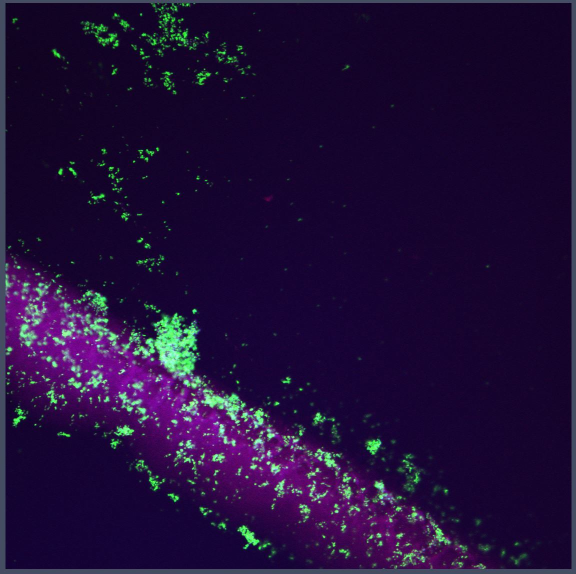
#> input picture notebooks/TB_tristain.png, 1151 x 1147 px, found by its file name (shown at 1/2 size)
$ jupyter execute --allow-errors 'Image Segmentation Answer.ipynb'   (older library calls are emulated)
#> lines starting #> are read from the running program, lines starting #| are printed output that depends on the picture; after the words box and inside, x2 and y2 are one past the last pixel; in counts of white or black regions, pixels touching at a corner belong together
[cell 1]
import cv2
print(cv2.__version__)

[cell 2]
import matplotlib.pyplot as plt
import numpy as np

[cell 3]
tb = cv2.imread("tb_tristain.png")
#> tb is the input picture: shape (1147, 1151, 3); mean B, G, R 57, 14.8, 33
plt.imshow(tb)
plt.show()

[cell 4]
tb = cv2.cvtColor(tb, cv2.COLOR_BGR2RGB)
plt.imshow(tb)
plt.show()

[cell 5]
from tkinter import *
import PIL.Image, PIL.ImageTk

tb_pillow = PIL.Image.open("tb_tristain.png")
tb = cv2.cvtColor(cv2.imread("tb_tristain.png"),cv2.COLOR_BGR2RGB)
hsv = cv2.cvtColor(tb, cv2.COLOR_RGB2HSV)
#> hsv: shape (1147, 1151, 3); mean H, S, V 130.2, 221.9, 59.4
root = Tk()
cv_img = cv2.cvtColor(cv2.imread("tb_tristain.png"), cv2.COLOR_BGR2RGB)
#> (the rest of this cell did not finish here and is left out)

green = np.uint8([[[0,255,0 ]]])
hsv_green = cv2.cvtColor(green,cv2.COLOR_BGR2HSV)
print(hsv_green)
https://docs.opencv.org/3.2.0/df/d9d/tutorial_py_colorspaces.html\

Red = [[[ 0 255 255  ]]]

[cell 6]
hsv_tb = cv2.cvtColor(tb, cv2.COLOR_RGB2HSV)

[cell 7]
green = np.uint8([[[0,255,0 ]]])
hsv_green = cv2.cvtColor(green,cv2.COLOR_BGR2HSV)
print(hsv_green)

[cell 8]
green_min = (50,50,50)
green_max = (70,255,255)

[cell 9]
mask = cv2.inRange(hsv_tb, green_min, green_max)
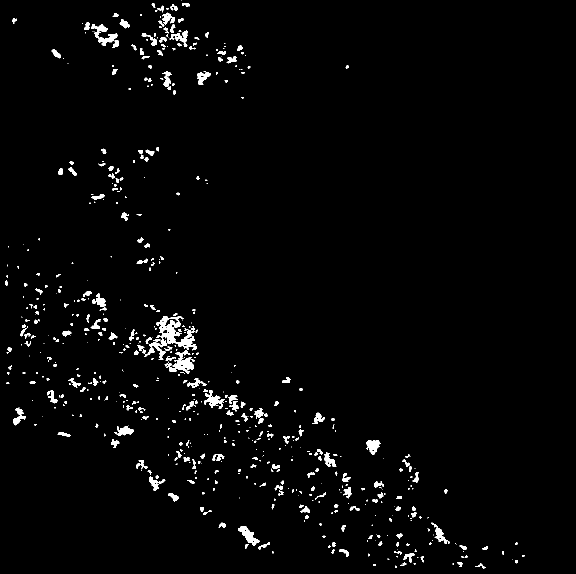
#> mask: shape (1147, 1151) (shown at 1/2 size); 2.2% white; 602 white regions (317 under 20 px), largest, box (x1, y1, x2, y2) and area: (289, 632, 394, 748) 3968, (182, 48, 235, 92) 826, (476, 1052, 519, 1091) 677

[cell 10]
result = cv2.bitwise_and(tb, tb, mask=mask)
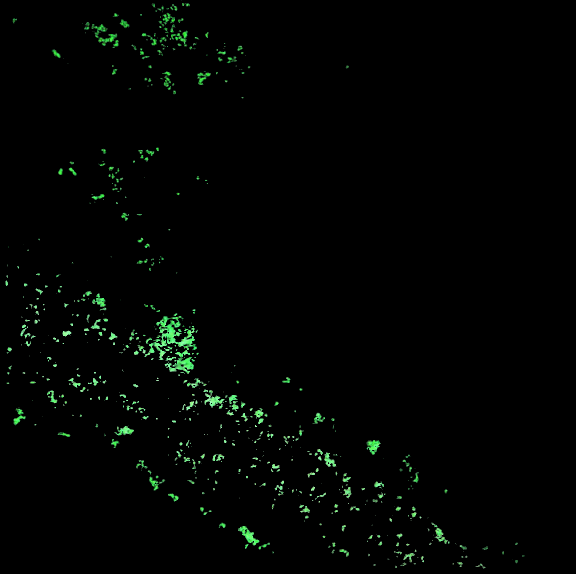
#> result: shape (1147, 1151, 3) (shown at 1/2 size); mean R, G, B 1.9, 4, 2.2

[cell 11]
plt.subplot(1, 2, 1)
plt.imshow(mask, cmap="gray")
plt.subplot(1, 2, 2)
plt.imshow(result)
plt.show()
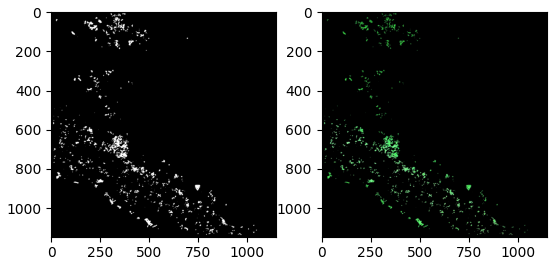
#> figure drawn by matplotlib, 2 panels

[cell 12]
gray_image = cv2.cvtColor(result, cv2.COLOR_BGR2GRAY)
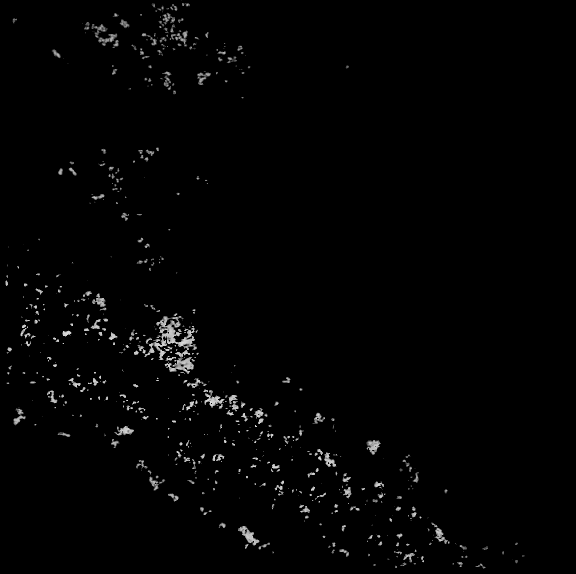
#> gray_image: shape (1147, 1151) (shown at 1/2 size); min 0, max 236, mean 3.2

## threshold
th, threshed = cv2.threshold(gray_image, 100, 255,cv2.THRESH_BINARY_INV|cv2.THRESH_OTSU)
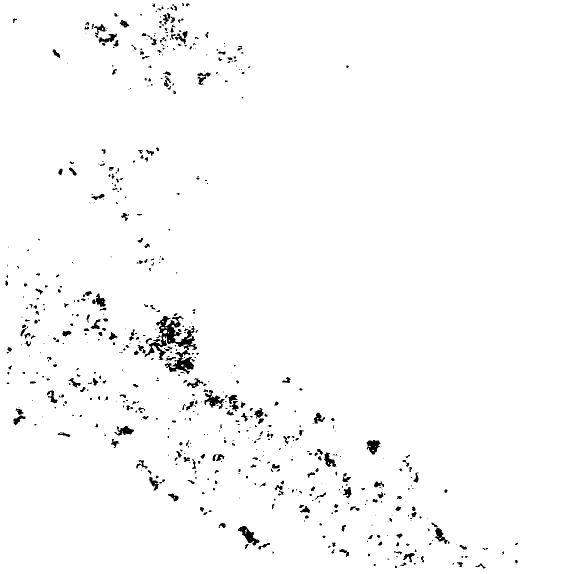
#> threshed: shape (1147, 1151) (shown at 1/2 size); 98.1% white; 652 black regions (377 under 20 px)
#> th = 79

## findcontours
_,cnts,_ = cv2.findContours(threshed, cv2.RETR_LIST, cv2.CHAIN_APPROX_SIMPLE)
#> cnts = 726 contours, 366 with area under 20; largest, box (x1, y1, x2, y2) and area: (0, 0, 1151, 1147) 1317900, (288, 631, 395, 721) 3214, (328, 699, 389, 749) 1303, (475, 1051, 520, 1092) 732, (408, 779, 450, 819) 710


## filter by area
s1= 20
s2 = 800
xcnts = []
for cnt in cnts:
    if s1<cv2.contourArea(cnt) <s2:
        xcnts.append(cnt)
#> this loop made 726 passes
#> cnt on passes 2, 16, 20: [[921, 1129], [922, 1129]], [[1004, 1108], [1005, 1107], [1006, 1108], [1005, 1109]], [[925, 1103], [926, 1102], [927, 1103], [926, 1104]]
#> after the loop, xcnts = 350 contours; largest, box (x1, y1, x2, y2) and area: (475, 1051, 520, 1092) 732, (408, 779, 450, 819) 710, (732, 879, 762, 910) 562, (228, 851, 269, 872) 462, (868, 1054, 897, 1089) 424

print("Dots number: {}".format(len(xcnts)))
#| Dots number: 350
